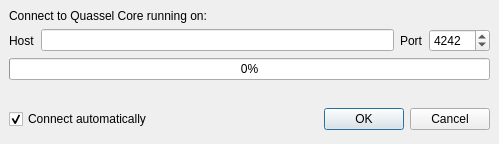
<ui version="4.0" >
 <class>CoreConnectDlg</class>
 <widget class="QDialog" name="CoreConnectDlg" >
  <property name="geometry" >
   <rect>
    <x>0</x>
    <y>0</y>
    <width>499</width>
    <height>144</height>
   </rect>
  </property>
  <property name="sizePolicy" >
   <sizepolicy>
    <hsizetype>5</hsizetype>
    <vsizetype>3</vsizetype>
    <horstretch>0</horstretch>
    <verstretch>0</verstretch>
   </sizepolicy>
  </property>
  <property name="windowTitle" >
   <string>Connect to Quassel Core</string>
  </property>
  <property name="windowIcon" >
   <iconset resource="../images/icons.qrc" >:/default/server.png</iconset>
  </property>
  <property name="modal" >
   <bool>false</bool>
  </property>
  <layout class="QVBoxLayout" >
   <property name="margin" >
    <number>9</number>
   </property>
   <property name="spacing" >
    <number>6</number>
   </property>
   <item>
    <widget class="QLabel" name="statusText" >
     <property name="text" >
      <string>Connect to Quassel Core running on:</string>
     </property>
    </widget>
   </item>
   <item>
    <layout class="QHBoxLayout" >
     <property name="margin" >
      <number>0</number>
     </property>
     <property name="spacing" >
      <number>6</number>
     </property>
     <item>
      <widget class="QLabel" name="hostLabel" >
       <property name="text" >
        <string>Host</string>
       </property>
      </widget>
     </item>
     <item>
      <widget class="QLineEdit" name="hostName" />
     </item>
     <item>
      <widget class="QLabel" name="portLabel" >
       <property name="text" >
        <string>Port</string>
       </property>
      </widget>
     </item>
     <item>
      <widget class="QSpinBox" name="hostPort" >
       <property name="maximum" >
        <number>65535</number>
       </property>
       <property name="minimum" >
        <number>1024</number>
       </property>
       <property name="value" >
        <number>4242</number>
       </property>
      </widget>
     </item>
    </layout>
   </item>
   <item>
    <widget class="QProgressBar" name="progressBar" >
     <property name="value" >
      <number>0</number>
     </property>
     <property name="orientation" >
      <enum>Qt::Horizontal</enum>
     </property>
    </widget>
   </item>
   <item>
    <spacer>
     <property name="orientation" >
      <enum>Qt::Vertical</enum>
     </property>
     <property name="sizeHint" >
      <size>
       <width>20</width>
       <height>53</height>
      </size>
     </property>
    </spacer>
   </item>
   <item>
    <layout class="QHBoxLayout" >
     <property name="margin" >
      <number>0</number>
     </property>
     <property name="spacing" >
      <number>6</number>
     </property>
     <item>
      <widget class="QCheckBox" name="autoConnect" >
       <property name="text" >
        <string>Connect automatically</string>
       </property>
       <property name="checked" >
        <bool>true</bool>
       </property>
      </widget>
     </item>
     <item>
      <spacer>
       <property name="orientation" >
        <enum>Qt::Horizontal</enum>
       </property>
       <property name="sizeHint" >
        <size>
         <width>101</width>
         <height>31</height>
        </size>
       </property>
      </spacer>
     </item>
     <item>
      <widget class="QDialogButtonBox" name="buttonBox" >
       <property name="orientation" >
        <enum>Qt::Horizontal</enum>
       </property>
       <property name="standardButtons" >
        <set>QDialogButtonBox::Cancel|QDialogButtonBox::NoButton|QDialogButtonBox::Ok</set>
       </property>
      </widget>
     </item>
    </layout>
   </item>
  </layout>
 </widget>
 <resources>
  <include location="../images/icons.qrc" />
 </resources>
 <connections>
  <connection>
   <sender>buttonBox</sender>
   <signal>rejected()</signal>
   <receiver>CoreConnectDlg</receiver>
   <slot>reject()</slot>
   <hints>
    <hint type="sourcelabel" >
     <x>507</x>
     <y>273</y>
    </hint>
    <hint type="destinationlabel" >
     <x>297</x>
     <y>151</y>
    </hint>
   </hints>
  </connection>
 </connections>
</ui>
